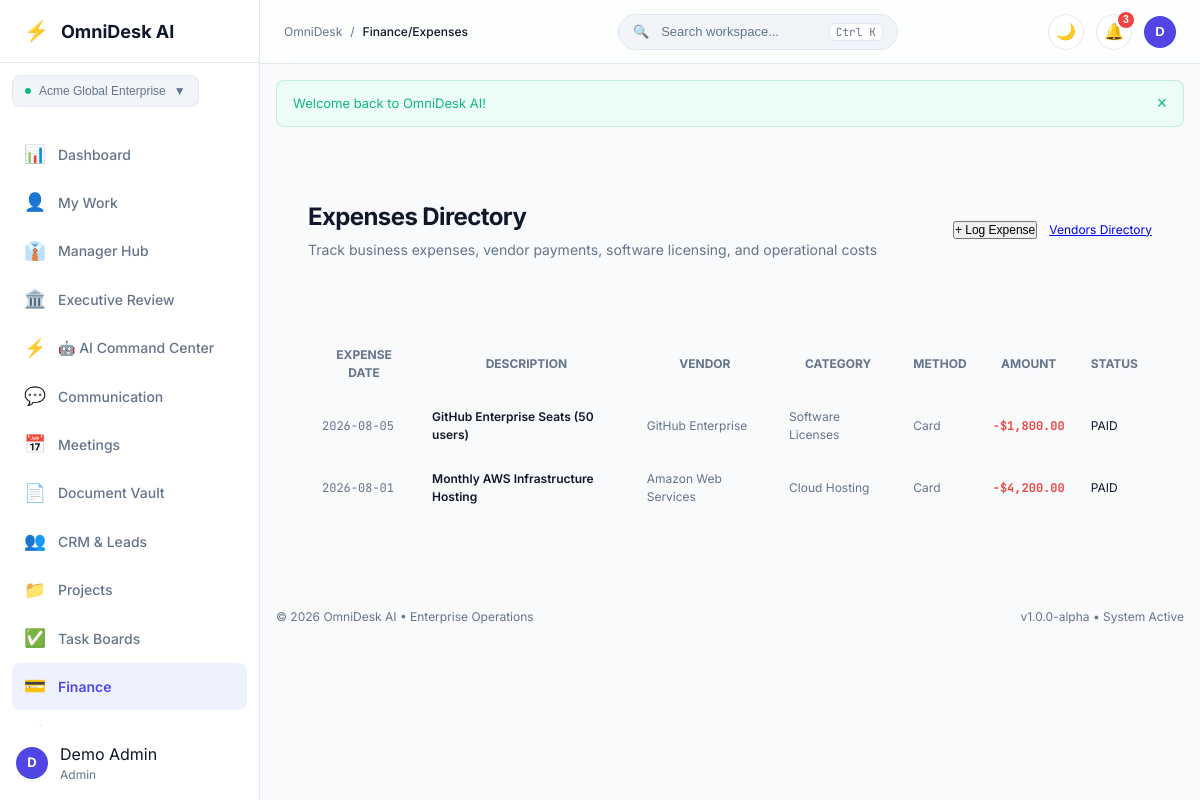
The app's page /finance/expenses (signed in) with its own data.
### tables this page shows
CREATE TABLE IF NOT EXISTS `workspaces` (
    `id`          INT UNSIGNED NOT NULL AUTO_INCREMENT,
    `name`        VARCHAR(100) NOT NULL,
    `slug`        VARCHAR(100) NOT NULL,
    `type`        VARCHAR(30)  NOT NULL DEFAULT 'company' COMMENT 'company | team | department | personal',
    `owner_id`    INT UNSIGNED NOT NULL,
    `created_at`  DATETIME     NOT NULL DEFAULT CURRENT_TIMESTAMP,
    `updated_at`  DATETIME     NOT NULL DEFAULT CURRENT_TIMESTAMP ON UPDATE CURRENT_TIMESTAMP,

    PRIMARY KEY (`id`),
    UNIQUE KEY `uq_workspaces_slug` (`slug`),
    KEY `idx_workspaces_owner` (`owner_id`),
    CONSTRAINT `fk_ws_owner` FOREIGN KEY (`owner_id`)
        REFERENCES `users` (`id`) ON DELETE CASCADE ON UPDATE CASCADE

);

CREATE TABLE IF NOT EXISTS `expenses` (
    `id`               INT UNSIGNED   NOT NULL AUTO_INCREMENT,
    `workspace_id`     INT UNSIGNED   NOT NULL,
    `vendor_id`        INT UNSIGNED   DEFAULT NULL,
    `category_id`      INT UNSIGNED   DEFAULT NULL,
    `project_id`       INT UNSIGNED   DEFAULT NULL,
    `amount`           DECIMAL(12,2)  NOT NULL,
    `tax_amount`       DECIMAL(12,2)  NOT NULL DEFAULT 0.00,
    `expense_date`     DATE           NOT NULL,
    `payment_method`   VARCHAR(50)    NOT NULL DEFAULT 'bank_transfer',
    `reference_number` VARCHAR(100)   DEFAULT NULL,
    `description`      TEXT           NOT NULL,
    `status`           VARCHAR(30)    NOT NULL DEFAULT 'approved' COMMENT 'draft | submitted | approved | rejected | paid',
    `created_by`       INT UNSIGNED   DEFAULT NULL,
    `created_at`       DATETIME       NOT NULL DEFAULT CURRENT_TIMESTAMP,

    PRIMARY KEY (`id`),
    KEY `idx_exp_ws`       (`workspace_id`),
    KEY `idx_exp_vendor`   (`vendor_id`),
    KEY `idx_exp_cat`      (`category_id`),
    CONSTRAINT `fk_exp_ws` FOREIGN KEY (`workspace_id`)
        REFERENCES `workspaces` (`id`) ON DELETE CASCADE ON UPDATE CASCADE,
    CONSTRAINT `fk_exp_vendor` FOREIGN KEY (`vendor_id`)
        REFERENCES `vendors` (`id`) ON DELETE SET NULL ON UPDATE CASCADE,
    CONSTRAINT `fk_exp_cat` FOREIGN KEY (`category_id`)
        REFERENCES `expense_categories` (`id`) ON DELETE SET NULL ON UPDATE CASCADE,
    CONSTRAINT `fk_exp_proj` FOREIGN KEY (`project_id`)
        REFERENCES `projects` (`id`) ON DELETE SET NULL ON UPDATE CASCADE

);

CREATE TABLE IF NOT EXISTS `vendors` (
    `id`           INT UNSIGNED NOT NULL AUTO_INCREMENT,
    `workspace_id` INT UNSIGNED NOT NULL,
    `name`         VARCHAR(150) NOT NULL,
    `company_name` VARCHAR(150) DEFAULT NULL,
    `email`        VARCHAR(255) DEFAULT NULL,
    `phone`        VARCHAR(50)  DEFAULT NULL,
    `address`      VARCHAR(255) DEFAULT NULL,
    `status`       VARCHAR(30)  NOT NULL DEFAULT 'active',
    `created_at`   DATETIME     NOT NULL DEFAULT CURRENT_TIMESTAMP,

    PRIMARY KEY (`id`),
    KEY `idx_vendor_ws` (`workspace_id`),
    CONSTRAINT `fk_vendor_ws` FOREIGN KEY (`workspace_id`)
        REFERENCES `workspaces` (`id`) ON DELETE CASCADE ON UPDATE CASCADE

);

CREATE TABLE IF NOT EXISTS `expense_categories` (
    `id`           INT UNSIGNED NOT NULL AUTO_INCREMENT,
    `workspace_id` INT UNSIGNED NOT NULL,
    `name`         VARCHAR(100) NOT NULL,
    `color`        VARCHAR(20)  NOT NULL DEFAULT '#6366f1',
    `created_at`   DATETIME     NOT NULL DEFAULT CURRENT_TIMESTAMP,

    PRIMARY KEY (`id`),
    UNIQUE KEY `uq_expcat_ws_name` (`workspace_id`, `name`),
    CONSTRAINT `fk_expcat_ws` FOREIGN KEY (`workspace_id`)
        REFERENCES `workspaces` (`id`) ON DELETE CASCADE ON UPDATE CASCADE

);

### modules/Finance/views/expenses.php (the view, shortened to what the rows shown need)
<?php
$expList = $expenses ?? [];
?>
<?php require_once MODULES_PATH . '/Shared/views/app_shell_start.php'; ?>
<div class="card card-glass p-6 mb-6">
    <div class="flex items-center justify-between flex-wrap gap-4">
        <div>
            <h1 class="text-2xl font-bold tracking-tight mb-1">Expenses Directory</h1>
            <p class="text-muted text-sm mb-0">Track business expenses, vendor payments, software licensing, and operational costs</p>
        </div>
        <div class="flex items-center gap-3">
            <button type="button" class="btn btn-primary text-xs py-1.5 px-3" onclick="document.getElementById('newExpenseModal').classList.add('active')">+ Log Expense</button>
            <a href="<?= url('/finance/vendors') ?>" class="btn btn-secondary text-xs py-1.5 px-3">Vendors Directory</a>
        </div>
    </div>
</div>
<div class="card p-6 mb-6">
    <div class="table-responsive">
        <table class="table-custom w-full text-xs">
            <thead>
                <tr class="border-b text-left text-muted uppercase">
                    <th class="p-3">Expense Date</th>
                    <th class="p-3">Description</th>
                    <th class="p-3">Vendor</th>
                    <th class="p-3">Category</th>
                    <th class="p-3">Method</th>
                    <th class="p-3">Amount</th>
                    <th class="p-3">Status</th>
                </tr>
            </thead>
            <tbody>
                <?php if (!empty($expList)): ?>
                    <?php foreach ($expList as $exp): ?>
                        <tr class="border-b hover:bg-surface-subtle">
                            <td class="p-3 font-mono text-muted"><?= e($exp['expense_date']) ?></td>
                            <td class="p-3 font-semibold text-main"><?= e($exp['description']) ?></td>
                            <td class="p-3 text-muted"><?= e($exp['vendor_name'] ?: 'General Vendor') ?></td>
                            <td class="p-3 text-muted"><?= e($exp['category_name'] ?: 'Expense') ?></td>
                            <td class="p-3 text-muted capitalize"><?= e($exp['payment_method']) ?></td>
                            <td class="p-3 font-mono font-bold text-danger">-$<?= number_format($exp['amount'], 2) ?></td>
                            <td class="p-3">
                                <span class="badge badge-success text-2xs uppercase"><?= e($exp['status']) ?></span>
                            </td>
                        </tr>
                    <?php endforeach; ?>
                <?php else: ?>
                    <tr>
                        <td colspan="7" class="text-center p-6 text-muted">No business expenses logged yet.</td>
                    </tr>
                <?php endif; ?>
            </tbody>
        </table>
    </div>
</div>
<?php require_once MODULES_PATH . '/Shared/views/app_shell_end.php'; ?>

### core/Router.php (shortened to what the rows shown need)
<?php
class Router
{
    private array $routes = [
        'GET'  => [],
        'POST' => [],
    ];
    public function dispatch(): void
    {
        $method = strtoupper($_SERVER['REQUEST_METHOD'] ?? 'GET');
        $uri    = $this->normalizeUri($_SERVER['REQUEST_URI'] ?? '/');
        foreach ($this->routes[$method] as $pattern => $routeInfo) {
            $params = $this->matchRoute($pattern, $uri);
            if ($params !== null) {
                $this->callHandler($routeInfo['handler'], $params);
                return;
            }
        }
    }
    private function addRoute(string $method, string $path, callable|array $handler, array $middleware = []): void
    {
        $pattern = $this->pathToPattern($path);
        $this->routes[$method][$pattern] = [
            'handler'    => $handler,
            'middleware' => $middleware,
        ];
    }
    private function pathToPattern(string $path): string
    {
        $pattern = preg_replace_callback(
            '/\{([a-zA-Z_][a-zA-Z0-9_]*)\}/',
            fn($m) => '(?P<' . $m[1] . '>[^/]+)',
            $path
        );
        return '#^' . $pattern . '$#';
    }
    private function matchRoute(string $pattern, string $uri): ?array
    {
        if (!preg_match($pattern, $uri, $matches)) {
            return null;
        }
        return array_filter(
            $matches,
            fn($k) => is_string($k),
            ARRAY_FILTER_USE_KEY
        );
    }
    private function callHandler(callable|array $handler, array $params): void
    {
        if (is_array($handler)) {
            [$class, $method] = $handler;
            $instance = new $class();
            $instance->$method($params);
            return;
        }
    }
    private function normalizeUri(string $uri): string
    {
        $path = parse_url($uri, PHP_URL_PATH) ?? '/';
        $path = '/' . trim($path, '/');
        $path = preg_replace('#/+#', '/', $path);
        return $path === '' ? '/' : $path;
    }
}

### modules/Shared/views/app_shell_start.php (shortened to what the rows shown need)
<?php
$currentUser = \Core\Auth::user();
$currentRoute = parse_url($_SERVER['REQUEST_URI'] ?? '/', PHP_URL_PATH);
$navItems = [
    ['key' => 'dashboard',     'label' => 'Dashboard',          'icon' => '📊', 'url' => '/dashboard',         'perm' => 'dashboard.view'],
    ['key' => 'my-work',       'label' => 'My Work',            'icon' => '👤', 'url' => '/my-work',           'perm' => 'dashboard.view'],
    ['key' => 'manager',       'label' => 'Manager Hub',        'icon' => '👔', 'url' => '/manager',           'perm' => 'dashboard.view'],
    ['key' => 'executive',     'label' => 'Executive Review',   'icon' => '🏛️', 'url' => '/executive',         'perm' => 'dashboard.view'],
    ['key' => 'ai',            'label' => '🤖 AI Command Center','icon' => '⚡', 'url' => '/ai/command-center', 'perm' => 'dashboard.view'],
    ['key' => 'communication', 'label' => 'Communication',      'icon' => '💬', 'url' => '/communication',     'perm' => 'dashboard.view'],
    ['key' => 'meetings',      'label' => 'Meetings',           'icon' => '📅', 'url' => '/meetings',          'perm' => 'dashboard.view'],
    ['key' => 'documents',     'label' => 'Document Vault',     'icon' => '📄', 'url' => '/documents',         'perm' => 'documents.view'],
    ['key' => 'crm',           'label' => 'CRM & Leads',        'icon' => '👥', 'url' => '/crm',               'perm' => 'crm.view'],
    ['key' => 'projects',      'label' => 'Projects',           'icon' => '📁', 'url' => '/projects',          'perm' => 'projects.view'],
    ['key' => 'tasks',         'label' => 'Task Boards',        'icon' => '✅', 'url' => '/tasks',             'perm' => 'tasks.view'],
    ['key' => 'finance',       'label' => 'Finance',            'icon' => '💳', 'url' => '/finance',           'perm' => 'finance.view'],
    ['key' => 'automation',    'label' => 'Automation',         'icon' => '⚡', 'url' => '/automation',        'perm' => 'settings.view'],
    ['key' => 'operations',    'label' => 'System Health',      'icon' => '🖥️', 'url' => '/operations/health', 'perm' => 'settings.view'],
    ['key' => 'notifications', 'label' => 'Notifications',      'icon' => '🔔', 'url' => '/notifications',     'perm' => 'notifications.view'],
    ['key' => 'settings',      'label' => 'Settings',           'icon' => '⚙️', 'url' => '/settings',          'perm' => 'settings.view'],
];
?>
<?php require_once __DIR__ . '/header.php'; ?>
<body class="bg-app text-main antialiased app-body">
    <div class="app-layout">
        <aside class="app-sidebar" id="appSidebar">
            <div class="sidebar-header">
                <a href="<?= url('/dashboard') ?>" class="brand-link">
                    <span class="brand-icon">⚡</span>
                    <span class="brand-title"><?= e(APP_NAME) ?></span>
                </a>
            </div>
            <div class="sidebar-workspace p-3">
                <?php
                $currActiveWs = \Core\DashboardService::getActiveWorkspace($currentUser['id'] ?? 0);
                ?>
                <div class="dropdown-wrapper w-full">
                    <button type="button" class="workspace-badge w-full justify-between cursor-pointer" id="wsDropdownBtn">
                        <div class="flex items-center gap-2 truncate">
                            <span class="ws-dot"></span>
                            <span class="ws-name truncate font-medium"><?= e($currActiveWs['name']) ?></span>
                        </div>
                        <span class="text-xs text-muted">▼</span>
                    </button>
                </div>
            </div>
            <nav class="sidebar-nav">
                <ul class="nav-list">
                    <?php foreach ($navItems as $item): ?>
                        <?php if (\Core\Auth::hasPermission($item['perm'])): ?>
                            <?php $isActive = str_starts_with($currentRoute, $item['url']); ?>
                            <li class="nav-item">
                                <a href="<?= url($item['url']) ?>" class="nav-link <?= $isActive ? 'active' : '' ?>">
                                    <span class="nav-icon"><?= $item['icon'] ?></span>
                                    <span class="nav-label"><?= e($item['label']) ?></span>
                                </a>
                            </li>
                        <?php endif; ?>
                    <?php endforeach; ?>
                </ul>
            </nav>
            <div class="sidebar-footer p-4">
                <div class="user-pill flex items-center gap-3">
                    <div class="avatar-circle">
                        <?= e(strtoupper(substr($currentUser['first_name'] ?? 'U', 0, 1))) ?>
                    </div>
                    <div class="user-info flex-1 min-w-0">
                        <div class="user-name truncate"><?= e($currentUser['full_name'] ?? 'User') ?></div>
                        <div class="user-role text-xs text-muted capitalize"><?= e($currentUser['role'] ?? 'member') ?></div>
                    </div>
                </div>
            </div>
        </aside>
        <div class="app-main">
            <header class="app-topbar">
                <div class="topbar-left flex items-center gap-3">
                    <div class="breadcrumbs flex items-center gap-2 text-xs text-muted">
                        <span>OmniDesk</span>
                        <span>/</span>
                        <span class="text-main font-medium capitalize"><?= e(ltrim($currentRoute, '/') ?: 'Dashboard') ?></span>
                    </div>
                </div>
                <div class="topbar-center">
                    <button type="button" class="search-trigger" id="globalSearchBtn">
                        <span class="search-icon">🔍</span>
                        <span class="search-text">Search workspace...</span>
                        <kbd class="search-kbd">Ctrl K</kbd>
                    </button>
                </div>
                <div class="topbar-right flex items-center gap-3">
                    <button type="button" class="btn-icon" id="themeToggleBtn" title="Toggle Light/Dark Theme">
                        🌙
                    </button>
                    <div class="dropdown-wrapper">
                        <button type="button" class="btn-icon relative" id="notifBellBtn" title="Notifications">
                            🔔
                            <span class="notif-badge">3</span>
                        </button>
                    </div>
                    <div class="dropdown-wrapper">
                        <button type="button" class="user-avatar-btn" id="userMenuBtn">
                            <div class="avatar-sm">
                                <?= e(strtoupper(substr($currentUser['first_name'] ?? 'U', 0, 1))) ?>
                            </div>
                        </button>
                    </div>
                </div>
            </header>
            <?php $flashes = get_flash(); ?>
            <?php if (!empty($flashes)): ?>
                <div class="flash-container p-4">
                    <?php foreach ($flashes as $f): ?>
                        <div class="alert alert-<?= e($f['type']) ?> flex items-center justify-between mb-2">
                            <span><?= e($f['message']) ?></span>
                            <button type="button" onclick="this.parentElement.remove()" class="alert-close">&times;</button>
                        </div>
                    <?php endforeach; ?>
                </div>
            <?php endif; ?>
            <main class="app-content p-6">

### records on screen
workspaces: name "Acme Global Enterprise"
expenses: expense_date "2026-08-05", description "GitHub Enterprise Seats (50 users)", vendor.name "GitHub Enterprise", category.name "Software Licenses", payment_method "Card", amount "1,800.00", status "PAID"
expenses: expense_date "2026-08-01", description "Monthly AWS Infrastructure Hosting", vendor.name "Amazon Web Services", category.name "Cloud Hosting", payment_method "Card", amount "4,200.00", status "PAID"

### other values on screen
$item['icon'] "📊"
$item['label'] "Dashboard"
$item['icon'] "👤"
$item['label'] "My Work"
$item['icon'] "👔"
$item['label'] "Manager Hub"
$item['icon'] "🏛️"
$item['label'] "Executive Review"
$item['icon'] "⚡"
$item['label'] "🤖 AI Command Center"
$item['icon'] "💬"
$item['label'] "Communication"
$item['icon'] "📅"
$item['label'] "Meetings"
$item['icon'] "📄"
